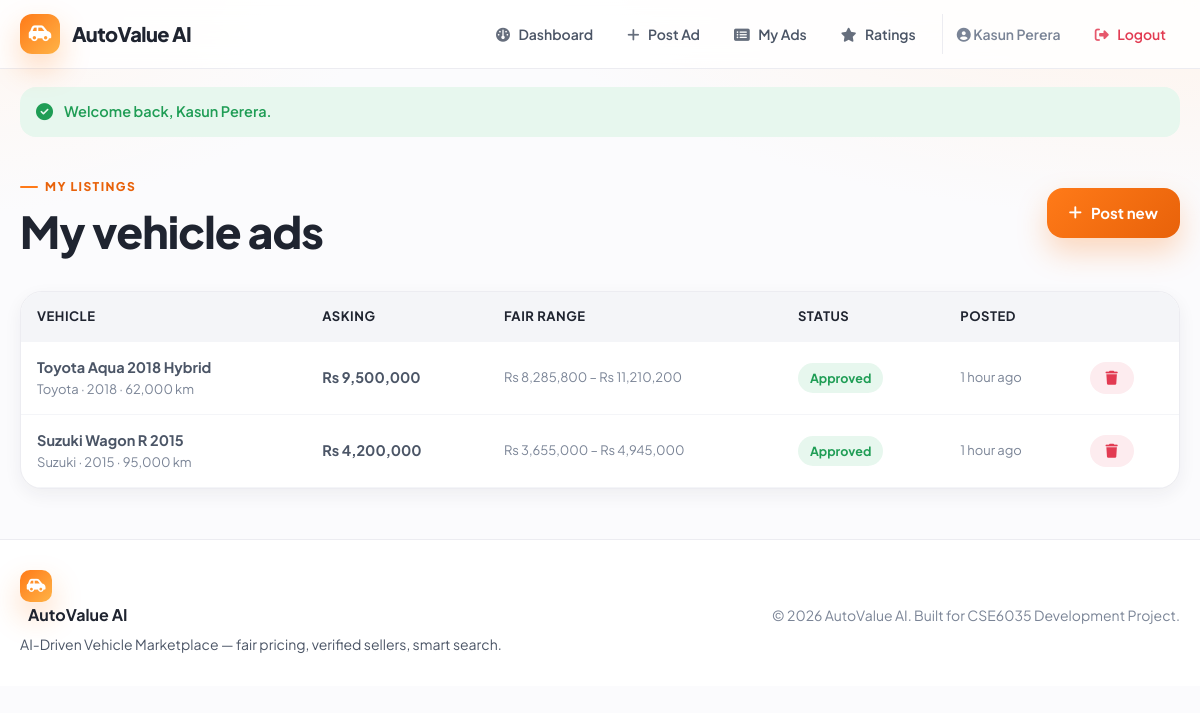
The page /web/public/seller/my-ads.php (signed in) on the database its author committed.
### tables this page shows
CREATE TABLE vehicle_ads (
    id INT AUTO_INCREMENT PRIMARY KEY,
    seller_id INT NOT NULL,
    title VARCHAR(160) NOT NULL,
    brand VARCHAR(60) NOT NULL,
    vehicle_model VARCHAR(80) NOT NULL,
    model_year INT NOT NULL,
    mileage INT NOT NULL,
    engine_capacity INT NOT NULL,
    fuel_type VARCHAR(30) NOT NULL,
    transmission VARCHAR(30) NOT NULL,
    condition_grade VARCHAR(30) NOT NULL,
    asking_price DECIMAL(14,2) NOT NULL,
    predicted_price DECIMAL(14,2) DEFAULT NULL,
    lower_bound DECIMAL(14,2) DEFAULT NULL,
    upper_bound DECIMAL(14,2) DEFAULT NULL,
    description TEXT,
    location VARCHAR(120) DEFAULT NULL,
    image_path VARCHAR(255) DEFAULT NULL,
    status ENUM('pending', 'approved', 'rejected') NOT NULL DEFAULT 'pending',
    created_at TIMESTAMP DEFAULT CURRENT_TIMESTAMP,
    FOREIGN KEY (seller_id) REFERENCES users(id) ON DELETE CASCADE,
    INDEX idx_status (status),
    INDEX idx_brand (brand),
    INDEX idx_price (asking_price),
    INDEX idx_year (model_year)
);

### web/includes/auth.php (called while the page is built, shortened)
<?php
require_once __DIR__ . '/functions.php';
function current_user_id(): int
{
    return (int)($_SESSION['user_id'] ?? 0);
}

### web/lib/AdRepository.php (called while the page is built, shortened)
<?php
class AdRepository
{
    private PDO $pdo;
    public function __construct(PDO $pdo)
    {
        $this->pdo = $pdo;
    }
    public function bySeller(int $sellerId): array
    {
        $stmt = $this->pdo->prepare(
            'SELECT * FROM vehicle_ads WHERE seller_id = ? ORDER BY created_at DESC'
        );
        $stmt->execute([$sellerId]);
        return $stmt->fetchAll();
    }
}

### web/includes/functions.php (called while the page is built, shortened)
<?php
function e(?string $value): string
{
    return htmlspecialchars($value ?? '', ENT_QUOTES, 'UTF-8');
}
function format_money($amount, string $symbol = 'Rs'): string
{
    return $symbol . ' ' . number_format((float)$amount, 0);
}
function time_ago(string $datetime): string
{
    $timestamp = strtotime($datetime);
    $diff = time() - $timestamp;
    $units = [
        31536000 => 'year',
        2592000 => 'month',
        86400 => 'day',
        3600 => 'hour',
        60 => 'minute',
    ];
    foreach ($units as $seconds => $label) {
        if ($diff >= $seconds) {
            $count = floor($diff / $seconds);
            return $count . ' ' . $label . ($count > 1 ? 's' : '') . ' ago';
        }
    }
    return 'just now';
}
function status_badge_class(string $status): string
{
    switch ($status) {
        case AD_STATUS_APPROVED:
            return 'badge-approved';
    }
}

### web/public/seller/my-ads.php (the view, shortened to what this page needs)
<?php
require_once __DIR__ . '/../../config/database.php';
require_once __DIR__ . '/../../includes/auth.php';
require_once __DIR__ . '/../../lib/AdRepository.php';
$adRepo = new AdRepository($pdo);
$ads = $adRepo->bySeller(current_user_id());
require_once __DIR__ . '/../../includes/header.php';
?>
<section class="section flex-between flex-wrap">
    <div>
        <span class="eyebrow">My listings</span>
        <h1 class="mb-0">My vehicle ads</h1>
    </div>
    <a href="post-ad.php" class="btn primary"><i class="fa-solid fa-plus"></i> Post new</a>
</section>
<?php if (!$ads): ?>
    <div class="card empty-state">
        <i class="fa-solid fa-car"></i>
        <p>No ads yet. Post your first vehicle to get started.</p>
        <a href="post-ad.php" class="btn primary small">Post an ad</a>
    </div>
<?php else: ?>
    <div class="table-card">
        <table>
            <thead>
                <tr><th>Vehicle</th><th>Asking</th><th>Fair range</th><th>Status</th><th>Posted</th><th></th></tr>
            </thead>
            <tbody>
            <?php foreach ($ads as $ad): ?>
                <tr>
                    <td>
                        <strong><?php echo e($ad['title']); ?></strong>
                        <div class="muted" style="font-size:13px"><?php echo e($ad['brand'] . ' · ' . $ad['model_year'] . ' · ' . number_format($ad['mileage']) . ' km'); ?></div>
                    </td>
                    <td><strong><?php echo format_money($ad['asking_price']); ?></strong></td>
                    <td class="muted" style="font-size:13px">
                        <?php echo $ad['lower_bound'] ? format_money($ad['lower_bound']) . ' – ' . format_money($ad['upper_bound']) : 'N/A'; ?>
                    </td>
                    <td><span class="badge <?php echo status_badge_class($ad['status']); ?>"><?php echo ucfirst($ad['status']); ?></span></td>
                    <td class="muted" style="font-size:13px"><?php echo time_ago($ad['created_at']); ?></td>
                    <td>
                        <form method="POST" onsubmit="return confirm('Delete this ad?');" style="margin:0">
                            <button class="btn danger small"><i class="fa-solid fa-trash"></i></button>
                        </form>
                    </td>
                </tr>
            <?php endforeach; ?>
            </tbody>
        </table>
    </div>
<?php endif; ?>
<?php require_once __DIR__ . '/../../includes/footer.php'; ?>

### web/public/assets/css/styles.css (style rules this page uses)
:root { --orange: #ff7a18; --orange-dark: #e8620a; --orange-soft: #fff1e6; --orange-tint: #ffe3cc; --amber: #ffb347; --ink: #1f2430; --ink-soft: #4b5566; --muted: #7a8496; --line: #ececf1; --line-soft: #f4f5f8; --bg: #fbfbfd; --panel: #ffffff; --success: #1f9d55; --success-soft: #e7f7ee; --danger: #e23b52; --danger-soft: #fdecef; --warn: #d98c00; --warn-soft: #fff6e0; --radius-lg: 22px; --radius-md: 16px; --radius-sm: 12px; --shadow-sm: 0 6px 18px rgba(31, 36, 48, .06); --shadow-md: 0 16px 40px rgba(31, 36, 48, .10); --shadow-orange: 0 14px 30px rgba(255, 122, 24, .28); --font: 'Plus Jakarta Sans', system-ui, -apple-system, Segoe UI, Roboto, sans-serif; }
* { box-sizing: border-box; }
body { margin: 0; font-family: var(--font); color: var(--ink); background: radial-gradient(1200px 500px at 100% -10%, var(--orange-soft), transparent 60%), radial-gradient(900px 400px at -10% 0%, #fff6ef, transparent 55%), var(--bg); min-height: 100vh; line-height: 1.6; }
a { color: inherit; text-decoration: none; }
h1, h2, h3, h4 { margin: 0 0 .5em; letter-spacing: -.02em; color: var(--ink); line-height: 1.15; }
h1 { font-size: clamp(28px, 4vw, 44px); font-weight: 800; }
.muted { color: var(--muted); }
.section { margin-bottom: 34px; }
.flex-between { display: flex; gap: 14px; align-items: center; justify-content: space-between; }
.flex-wrap { flex-wrap: wrap; }
.mb-0 { margin-bottom: 0; }
.btn { display: inline-flex; align-items: center; justify-content: center; gap: 9px; border: 0; cursor: pointer; font-family: inherit; font-weight: 700; font-size: 15px; padding: 13px 22px; border-radius: var(--radius-md); transition: .18s; white-space: nowrap; }
.btn.small { padding: 9px 16px; font-size: 14px; border-radius: 999px; }
.btn.primary { background: linear-gradient(135deg, var(--orange), var(--orange-dark)); color: #fff; box-shadow: var(--shadow-orange); }
.btn.danger { background: var(--danger-soft); color: var(--danger); }
.eyebrow { display: inline-flex; align-items: center; gap: 7px; color: var(--orange-dark); text-transform: uppercase; font-size: 12px; letter-spacing: .12em; font-weight: 800; margin-bottom: 10px; }
.eyebrow::before { content: ''; width: 18px; height: 2px; background: var(--orange); border-radius: 2px; }
.badge { display: inline-flex; align-items: center; gap: 6px; padding: 5px 12px; border-radius: 999px; font-size: 12.5px; font-weight: 700; }
.badge-approved { background: var(--success-soft); color: var(--success); }
.table-card { background: var(--panel); border: 1px solid var(--line); border-radius: var(--radius-lg); box-shadow: var(--shadow-sm); overflow-x: auto; }
table { width: 100%; border-collapse: collapse; }
th, td { padding: 14px 16px; text-align: left; border-bottom: 1px solid var(--line-soft); font-size: 14.5px; color: var(--ink-soft); vertical-align: middle; }
th { color: var(--ink); font-weight: 700; font-size: 13px; text-transform: uppercase; letter-spacing: .04em; background: var(--line-soft); }

### rows shown on the page
vehicle_ads: title "Toyota Aqua 2018 Hybrid", brand+model_year+mileage "Toyota · 2018 · 62,000 km", asking_price "Rs 9,500,000", lower_bound "Rs 8,285,800", upper_bound "Rs 11,210,200", status "Approved", created_at "1 hour ago"
vehicle_ads: title "Suzuki Wagon R 2015", brand+model_year+mileage "Suzuki · 2015 · 95,000 km", asking_price "Rs 4,200,000", lower_bound "Rs 3,655,000", upper_bound "Rs 4,945,000", status "Approved", created_at "1 hour ago"

### other values the page prints
APP_NAME "AutoValue AI"
current_name() "Kasun Perera"
$flash['message'] "Welcome back, Kasun Perera."
APP_TAGLINE "AI-Driven Vehicle Marketplace"
